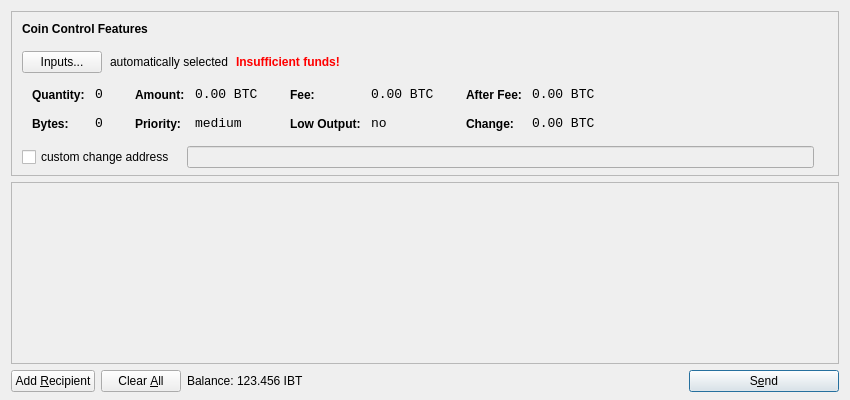
<?xml version="1.0" encoding="UTF-8"?>
<ui version="4.0">
 <class>SendCoinsDialog</class>
 <widget class="QDialog" name="SendCoinsDialog">
  <property name="geometry">
   <rect>
    <x>0</x>
    <y>0</y>
    <width>850</width>
    <height>400</height>
   </rect>
  </property>
  <property name="windowTitle">
   <string>Send Coins</string>
  </property>
  <layout class="QVBoxLayout" name="verticalLayout" stretch="0,1,0">
   <property name="bottomMargin">
    <number>8</number>
   </property>
   <item>
    <widget class="QFrame" name="frameCoinControl">
     <property name="sizePolicy">
      <sizepolicy hsizetype="Expanding" vsizetype="Expanding">
       <horstretch>0</horstretch>
       <verstretch>0</verstretch>
      </sizepolicy>
     </property>
     <property name="maximumSize">
      <size>
       <width>16777215</width>
       <height>16777215</height>
      </size>
     </property>
     <property name="frameShape">
      <enum>QFrame::StyledPanel</enum>
     </property>
     <property name="frameShadow">
      <enum>QFrame::Sunken</enum>
     </property>
     <layout class="QVBoxLayout" name="verticalLayoutCoinControl2">
      <property name="spacing">
       <number>-1</number>
      </property>
      <property name="leftMargin">
       <number>0</number>
      </property>
      <property name="topMargin">
       <number>0</number>
      </property>
      <property name="rightMargin">
       <number>0</number>
      </property>
      <property name="bottomMargin">
       <number>6</number>
      </property>
      <item>
       <layout class="QVBoxLayout" name="verticalLayoutCoinControl" stretch="0,0,0,0,1">
        <property name="spacing">
         <number>0</number>
        </property>
        <property name="leftMargin">
         <number>10</number>
        </property>
        <property name="topMargin">
         <number>10</number>
        </property>
        <item>
         <layout class="QHBoxLayout" name="horizontalLayoutCoinControl1">
          <property name="bottomMargin">
           <number>15</number>
          </property>
          <item>
           <widget class="QLabel" name="labelCoinControlFeatures">
            <property name="sizePolicy">
             <sizepolicy hsizetype="Preferred" vsizetype="Maximum">
              <horstretch>0</horstretch>
              <verstretch>0</verstretch>
             </sizepolicy>
            </property>
            <property name="font">
             <font>
              <weight>75</weight>
              <bold>true</bold>
             </font>
            </property>
            <property name="styleSheet">
             <string notr="true">font-weight:bold;</string>
            </property>
            <property name="text">
             <string>Coin Control Features</string>
            </property>
           </widget>
          </item>
         </layout>
        </item>
        <item>
         <layout class="QHBoxLayout" name="horizontalLayoutCoinControl2" stretch="0,0,0,0">
          <property name="spacing">
           <number>8</number>
          </property>
          <property name="bottomMargin">
           <number>10</number>
          </property>
          <item>
           <widget class="QPushButton" name="pushButtonCoinControl">
            <property name="styleSheet">
             <string notr="true"/>
            </property>
            <property name="text">
             <string>Inputs...</string>
            </property>
           </widget>
          </item>
          <item>
           <widget class="QLabel" name="labelCoinControlAutomaticallySelected">
            <property name="text">
             <string>automatically selected</string>
            </property>
            <property name="margin">
             <number>5</number>
            </property>
           </widget>
          </item>
          <item>
           <widget class="QLabel" name="labelCoinControlInsuffFunds">
            <property name="font">
             <font>
              <weight>75</weight>
              <bold>true</bold>
             </font>
            </property>
            <property name="styleSheet">
             <string notr="true">color:red;font-weight:bold;</string>
            </property>
            <property name="text">
             <string>Insufficient funds!</string>
            </property>
            <property name="margin">
             <number>5</number>
            </property>
           </widget>
          </item>
          <item>
           <spacer name="horizontalSpacerCoinControl">
            <property name="orientation">
             <enum>Qt::Horizontal</enum>
            </property>
            <property name="sizeHint" stdset="0">
             <size>
              <width>40</width>
              <height>1</height>
             </size>
            </property>
           </spacer>
          </item>
         </layout>
        </item>
        <item>
         <widget class="QWidget" name="widgetCoinControl" native="true">
          <property name="sizePolicy">
           <sizepolicy hsizetype="Preferred" vsizetype="Preferred">
            <horstretch>0</horstretch>
            <verstretch>0</verstretch>
           </sizepolicy>
          </property>
          <property name="minimumSize">
           <size>
            <width>0</width>
            <height>0</height>
           </size>
          </property>
          <property name="styleSheet">
           <string notr="true"/>
          </property>
          <layout class="QHBoxLayout" name="horizontalLayoutCoinControl5">
           <property name="margin">
            <number>0</number>
           </property>
           <item>
            <layout class="QHBoxLayout" name="horizontalLayoutCoinControl3" stretch="0,0,0,1">
             <property name="spacing">
              <number>20</number>
             </property>
             <property name="topMargin">
              <number>0</number>
             </property>
             <property name="bottomMargin">
              <number>10</number>
             </property>
             <item>
              <layout class="QFormLayout" name="formLayoutCoinControl1">
               <property name="horizontalSpacing">
                <number>10</number>
               </property>
               <property name="verticalSpacing">
                <number>14</number>
               </property>
               <property name="leftMargin">
                <number>10</number>
               </property>
               <property name="topMargin">
                <number>4</number>
               </property>
               <property name="rightMargin">
                <number>6</number>
               </property>
               <item row="0" column="0">
                <widget class="QLabel" name="labelCoinControlQuantityText">
                 <property name="styleSheet">
                  <string notr="true">font-weight:bold;</string>
                 </property>
                 <property name="text">
                  <string>Quantity:</string>
                 </property>
                 <property name="margin">
                  <number>0</number>
                 </property>
                </widget>
               </item>
               <item row="0" column="1">
                <widget class="QLabel" name="labelCoinControlQuantity">
                 <property name="font">
                  <font>
                   <family>Monospace</family>
                   <pointsize>10</pointsize>
                  </font>
                 </property>
                 <property name="cursor">
                  <cursorShape>IBeamCursor</cursorShape>
                 </property>
                 <property name="contextMenuPolicy">
                  <enum>Qt::ActionsContextMenu</enum>
                 </property>
                 <property name="text">
                  <string notr="true">0</string>
                 </property>
                 <property name="margin">
                  <number>0</number>
                 </property>
                 <property name="textInteractionFlags">
                  <set>Qt::LinksAccessibleByMouse|Qt::TextSelectableByKeyboard|Qt::TextSelectableByMouse</set>
                 </property>
                </widget>
               </item>
               <item row="1" column="0">
                <widget class="QLabel" name="labelCoinControlBytesText">
                 <property name="styleSheet">
                  <string notr="true">font-weight:bold;</string>
                 </property>
                 <property name="text">
                  <string>Bytes:</string>
                 </property>
                </widget>
               </item>
               <item row="1" column="1">
                <widget class="QLabel" name="labelCoinControlBytes">
                 <property name="font">
                  <font>
                   <family>Monospace</family>
                   <pointsize>10</pointsize>
                  </font>
                 </property>
                 <property name="cursor">
                  <cursorShape>IBeamCursor</cursorShape>
                 </property>
                 <property name="contextMenuPolicy">
                  <enum>Qt::ActionsContextMenu</enum>
                 </property>
                 <property name="text">
                  <string notr="true">0</string>
                 </property>
                 <property name="textInteractionFlags">
                  <set>Qt::LinksAccessibleByMouse|Qt::TextSelectableByKeyboard|Qt::TextSelectableByMouse</set>
                 </property>
                </widget>
               </item>
              </layout>
             </item>
             <item>
              <layout class="QFormLayout" name="formLayoutCoinControl2">
               <property name="horizontalSpacing">
                <number>10</number>
               </property>
               <property name="verticalSpacing">
                <number>14</number>
               </property>
               <property name="leftMargin">
                <number>6</number>
               </property>
               <property name="topMargin">
                <number>4</number>
               </property>
               <property name="rightMargin">
                <number>6</number>
               </property>
               <item row="0" column="0">
                <widget class="QLabel" name="labelCoinControlAmountText">
                 <property name="styleSheet">
                  <string notr="true">font-weight:bold;</string>
                 </property>
                 <property name="text">
                  <string>Amount:</string>
                 </property>
                 <property name="margin">
                  <number>0</number>
                 </property>
                </widget>
               </item>
               <item row="0" column="1">
                <widget class="QLabel" name="labelCoinControlAmount">
                 <property name="font">
                  <font>
                   <family>Monospace</family>
                   <pointsize>10</pointsize>
                  </font>
                 </property>
                 <property name="cursor">
                  <cursorShape>IBeamCursor</cursorShape>
                 </property>
                 <property name="contextMenuPolicy">
                  <enum>Qt::ActionsContextMenu</enum>
                 </property>
                 <property name="text">
                  <string notr="true">0.00 BTC</string>
                 </property>
                 <property name="textInteractionFlags">
                  <set>Qt::LinksAccessibleByMouse|Qt::TextSelectableByKeyboard|Qt::TextSelectableByMouse</set>
                 </property>
                </widget>
               </item>
               <item row="1" column="0">
                <widget class="QLabel" name="labelCoinControlPriorityText">
                 <property name="styleSheet">
                  <string notr="true">font-weight:bold;</string>
                 </property>
                 <property name="text">
                  <string>Priority:</string>
                 </property>
                </widget>
               </item>
               <item row="1" column="1">
                <widget class="QLabel" name="labelCoinControlPriority">
                 <property name="font">
                  <font>
                   <family>Monospace</family>
                   <pointsize>10</pointsize>
                  </font>
                 </property>
                 <property name="cursor">
                  <cursorShape>IBeamCursor</cursorShape>
                 </property>
                 <property name="contextMenuPolicy">
                  <enum>Qt::ActionsContextMenu</enum>
                 </property>
                 <property name="text">
                  <string>medium</string>
                 </property>
                 <property name="textInteractionFlags">
                  <set>Qt::LinksAccessibleByMouse|Qt::TextSelectableByKeyboard|Qt::TextSelectableByMouse</set>
                 </property>
                </widget>
               </item>
              </layout>
             </item>
             <item>
              <layout class="QFormLayout" name="formLayoutCoinControl3">
               <property name="horizontalSpacing">
                <number>10</number>
               </property>
               <property name="verticalSpacing">
                <number>14</number>
               </property>
               <property name="leftMargin">
                <number>6</number>
               </property>
               <property name="topMargin">
                <number>4</number>
               </property>
               <property name="rightMargin">
                <number>6</number>
               </property>
               <item row="0" column="0">
                <widget class="QLabel" name="labelCoinControlFeeText">
                 <property name="styleSheet">
                  <string notr="true">font-weight:bold;</string>
                 </property>
                 <property name="text">
                  <string>Fee:</string>
                 </property>
                 <property name="margin">
                  <number>0</number>
                 </property>
                </widget>
               </item>
               <item row="0" column="1">
                <widget class="QLabel" name="labelCoinControlFee">
                 <property name="font">
                  <font>
                   <family>Monospace</family>
                   <pointsize>10</pointsize>
                  </font>
                 </property>
                 <property name="cursor">
                  <cursorShape>IBeamCursor</cursorShape>
                 </property>
                 <property name="contextMenuPolicy">
                  <enum>Qt::ActionsContextMenu</enum>
                 </property>
                 <property name="text">
                  <string notr="true">0.00 BTC</string>
                 </property>
                 <property name="textInteractionFlags">
                  <set>Qt::LinksAccessibleByMouse|Qt::TextSelectableByKeyboard|Qt::TextSelectableByMouse</set>
                 </property>
                </widget>
               </item>
               <item row="1" column="0">
                <widget class="QLabel" name="labelCoinControlLowOutputText">
                 <property name="styleSheet">
                  <string notr="true">font-weight:bold;</string>
                 </property>
                 <property name="text">
                  <string>Low Output:</string>
                 </property>
                </widget>
               </item>
               <item row="1" column="1">
                <widget class="QLabel" name="labelCoinControlLowOutput">
                 <property name="font">
                  <font>
                   <family>Monospace</family>
                   <pointsize>10</pointsize>
                  </font>
                 </property>
                 <property name="cursor">
                  <cursorShape>IBeamCursor</cursorShape>
                 </property>
                 <property name="contextMenuPolicy">
                  <enum>Qt::ActionsContextMenu</enum>
                 </property>
                 <property name="text">
                  <string>no</string>
                 </property>
                 <property name="textInteractionFlags">
                  <set>Qt::LinksAccessibleByMouse|Qt::TextSelectableByKeyboard|Qt::TextSelectableByMouse</set>
                 </property>
                </widget>
               </item>
              </layout>
             </item>
             <item>
              <layout class="QFormLayout" name="formLayoutCoinControl4">
               <property name="horizontalSpacing">
                <number>10</number>
               </property>
               <property name="verticalSpacing">
                <number>14</number>
               </property>
               <property name="leftMargin">
                <number>6</number>
               </property>
               <property name="topMargin">
                <number>4</number>
               </property>
               <property name="rightMargin">
                <number>6</number>
               </property>
               <item row="0" column="0">
                <widget class="QLabel" name="labelCoinControlAfterFeeText">
                 <property name="styleSheet">
                  <string notr="true">font-weight:bold;</string>
                 </property>
                 <property name="text">
                  <string>After Fee:</string>
                 </property>
                 <property name="margin">
                  <number>0</number>
                 </property>
                </widget>
               </item>
               <item row="0" column="1">
                <widget class="QLabel" name="labelCoinControlAfterFee">
                 <property name="font">
                  <font>
                   <family>Monospace</family>
                   <pointsize>10</pointsize>
                  </font>
                 </property>
                 <property name="cursor">
                  <cursorShape>IBeamCursor</cursorShape>
                 </property>
                 <property name="contextMenuPolicy">
                  <enum>Qt::ActionsContextMenu</enum>
                 </property>
                 <property name="text">
                  <string notr="true">0.00 BTC</string>
                 </property>
                 <property name="textInteractionFlags">
                  <set>Qt::LinksAccessibleByMouse|Qt::TextSelectableByKeyboard|Qt::TextSelectableByMouse</set>
                 </property>
                </widget>
               </item>
               <item row="1" column="0">
                <widget class="QLabel" name="labelCoinControlChangeText">
                 <property name="styleSheet">
                  <string notr="true">font-weight:bold;</string>
                 </property>
                 <property name="text">
                  <string>Change:</string>
                 </property>
                </widget>
               </item>
               <item row="1" column="1">
                <widget class="QLabel" name="labelCoinControlChange">
                 <property name="font">
                  <font>
                   <family>Monospace</family>
                   <pointsize>10</pointsize>
                  </font>
                 </property>
                 <property name="cursor">
                  <cursorShape>IBeamCursor</cursorShape>
                 </property>
                 <property name="contextMenuPolicy">
                  <enum>Qt::ActionsContextMenu</enum>
                 </property>
                 <property name="text">
                  <string notr="true">0.00 BTC</string>
                 </property>
                 <property name="textInteractionFlags">
                  <set>Qt::LinksAccessibleByMouse|Qt::TextSelectableByKeyboard|Qt::TextSelectableByMouse</set>
                 </property>
                </widget>
               </item>
              </layout>
             </item>
            </layout>
           </item>
          </layout>
         </widget>
        </item>
        <item>
         <layout class="QHBoxLayout" name="horizontalLayoutCoinControl4" stretch="0,0,0">
          <property name="spacing">
           <number>12</number>
          </property>
          <property name="sizeConstraint">
           <enum>QLayout::SetDefaultConstraint</enum>
          </property>
          <property name="topMargin">
           <number>5</number>
          </property>
          <property name="rightMargin">
           <number>5</number>
          </property>
          <item>
           <widget class="QCheckBox" name="checkBoxCoinControlChange">
            <property name="text">
             <string>custom change address</string>
            </property>
           </widget>
          </item>
          <item>
           <widget class="QLineEdit" name="lineEditCoinControlChange">
            <property name="enabled">
             <bool>false</bool>
            </property>
            <property name="sizePolicy">
             <sizepolicy hsizetype="Expanding" vsizetype="Fixed">
              <horstretch>0</horstretch>
              <verstretch>0</verstretch>
             </sizepolicy>
            </property>
           </widget>
          </item>
          <item>
           <widget class="QLabel" name="labelCoinControlChangeLabel">
            <property name="sizePolicy">
             <sizepolicy hsizetype="Preferred" vsizetype="Expanding">
              <horstretch>0</horstretch>
              <verstretch>0</verstretch>
             </sizepolicy>
            </property>
            <property name="minimumSize">
             <size>
              <width>0</width>
              <height>0</height>
             </size>
            </property>
            <property name="text">
             <string/>
            </property>
            <property name="margin">
             <number>3</number>
            </property>
           </widget>
          </item>
         </layout>
        </item>
        <item>
         <spacer name="verticalSpacerCoinControl">
          <property name="orientation">
           <enum>Qt::Vertical</enum>
          </property>
          <property name="sizeHint" stdset="0">
           <size>
            <width>800</width>
            <height>1</height>
           </size>
          </property>
         </spacer>
        </item>
       </layout>
      </item>
     </layout>
    </widget>
   </item>
   <item>
    <widget class="QScrollArea" name="scrollArea">
     <property name="widgetResizable">
      <bool>true</bool>
     </property>
     <widget class="QWidget" name="scrollAreaWidgetContents">
      <property name="geometry">
       <rect>
        <x>0</x>
        <y>0</y>
        <width>830</width>
        <height>165</height>
       </rect>
      </property>
      <layout class="QVBoxLayout" name="verticalLayout_2">
       <property name="margin">
        <number>0</number>
       </property>
       <item>
        <layout class="QVBoxLayout" name="entries">
         <property name="spacing">
          <number>6</number>
         </property>
        </layout>
       </item>
       <item>
        <spacer name="verticalSpacer">
         <property name="orientation">
          <enum>Qt::Vertical</enum>
         </property>
         <property name="sizeHint" stdset="0">
          <size>
           <width>20</width>
           <height>40</height>
          </size>
         </property>
        </spacer>
       </item>
      </layout>
     </widget>
    </widget>
   </item>
   <item>
    <layout class="QHBoxLayout" name="horizontalLayout">
     <item>
      <widget class="QPushButton" name="addButton">
       <property name="toolTip">
        <string>Send to multiple recipients at once</string>
       </property>
       <property name="text">
        <string>Add &amp;Recipient</string>
       </property>
       <property name="icon">
        <iconset resource="../bitcoin.qrc">
         <normaloff>:/icons/add</normaloff>:/icons/add</iconset>
       </property>
       <property name="autoDefault">
        <bool>false</bool>
       </property>
      </widget>
     </item>
     <item>
      <widget class="QPushButton" name="clearButton">
       <property name="sizePolicy">
        <sizepolicy hsizetype="Minimum" vsizetype="Fixed">
         <horstretch>0</horstretch>
         <verstretch>0</verstretch>
        </sizepolicy>
       </property>
       <property name="toolTip">
        <string>Remove all transaction fields</string>
       </property>
       <property name="text">
        <string>Clear &amp;All</string>
       </property>
       <property name="icon">
        <iconset resource="../bitcoin.qrc">
         <normaloff>:/icons/remove</normaloff>:/icons/remove</iconset>
       </property>
       <property name="autoRepeatDelay">
        <number>300</number>
       </property>
       <property name="autoDefault">
        <bool>false</bool>
       </property>
      </widget>
     </item>
     <item>
      <layout class="QHBoxLayout" name="horizontalLayout_2">
       <property name="spacing">
        <number>3</number>
       </property>
       <item>
        <widget class="QLabel" name="label">
         <property name="text">
          <string>Balance:</string>
         </property>
        </widget>
       </item>
       <item>
        <widget class="QLabel" name="labelBalance">
         <property name="cursor">
          <cursorShape>IBeamCursor</cursorShape>
         </property>
         <property name="text">
          <string>123.456 IBT</string>
         </property>
         <property name="textInteractionFlags">
          <set>Qt::LinksAccessibleByMouse|Qt::TextSelectableByKeyboard|Qt::TextSelectableByMouse</set>
         </property>
        </widget>
       </item>
      </layout>
     </item>
     <item>
      <spacer name="horizontalSpacer">
       <property name="orientation">
        <enum>Qt::Horizontal</enum>
       </property>
       <property name="sizeHint" stdset="0">
        <size>
         <width>40</width>
         <height>20</height>
        </size>
       </property>
      </spacer>
     </item>
     <item>
      <widget class="QPushButton" name="sendButton">
       <property name="minimumSize">
        <size>
         <width>150</width>
         <height>0</height>
        </size>
       </property>
       <property name="toolTip">
        <string>Confirm the send action</string>
       </property>
       <property name="text">
        <string>S&amp;end</string>
       </property>
       <property name="icon">
        <iconset resource="../bitcoin.qrc">
         <normaloff>:/icons/send</normaloff>:/icons/send</iconset>
       </property>
       <property name="default">
        <bool>true</bool>
       </property>
      </widget>
     </item>
    </layout>
   </item>
  </layout>
 </widget>
 <resources>
  <include location="../bitcoin.qrc"/>
 </resources>
 <connections/>
</ui>
